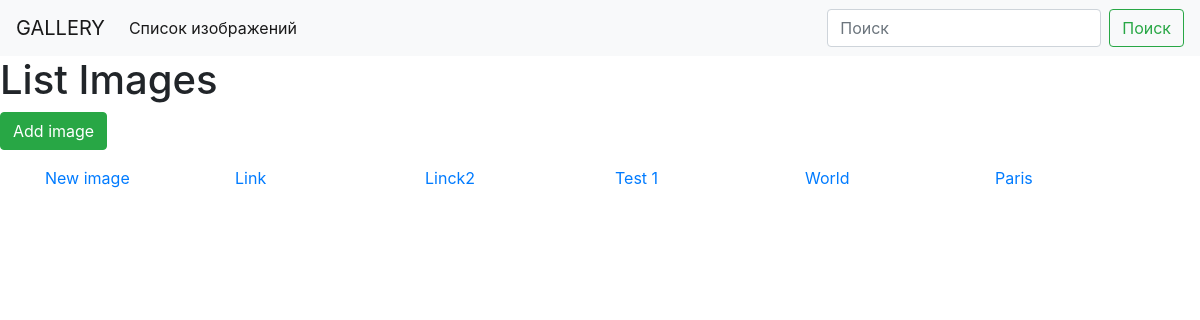
The app's page /, older data.
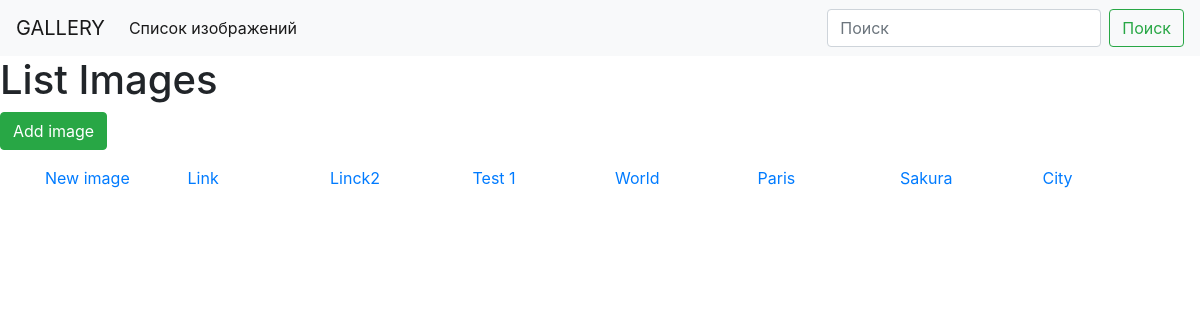
The same page, newer data.
### gallery/models.py (models this page shows, shortened)
class Images(models.Model):
    title = models.CharField("Заголовок", max_length=300)
    image = models.ImageField("Изображение",
                              upload_to='images/',
                              blank=True,
                              width_field='image_width',
                              height_field='image_height'
                              )
    url = models.URLField(blank=True)
    created = models.DateField(auto_now_add=True)
    slug = models.SlugField(max_length=400, db_index=True, unique=True)
    image_width = models.PositiveIntegerField(null=True, blank=True, editable=False, default='600')
    image_height = models.PositiveIntegerField(null=True, blank=True, editable=False, default='600')
    class Meta:
        verbose_name = 'Изображение'
        verbose_name_plural = 'Изображении'
    def __str__(self):
        return self.title

### gallery/views.py (the view)
# urls.py: path("", views.ImagesListView.as_view(), name="image_list"),
class ImagesListView(ListView):
    model = Images
    template_name = 'gallery/image_list.html'
    context_object_name = 'images_list'

### gallery/templates/gallery/image_list.html
{% extends "base.html" %}
{% block content %}
<h1>List Images</h1>
<p><a href="{% url "created_image" %}" class=" btn btn-success">Add image</a></p>
<div class="container">
    <div class="row">
        {% for images in images_list %}
        <div class="col-sm">
            <a href="{% url 'detail_image' images.id %}">{{ images }}</a>
        </div>
        {% endfor %}
    </div>
</div>
{% endblock %}

### gallery/templates/base.html (shortened to what this page needs)
{% load static %}
<!DOCTYPE html>
<html>
  <head>
    <link rel="stylesheet" href="https://cdn.jsdelivr.net/npm/bootstrap@4.5.3/dist/css/bootstrap.min.css">
  </head>
<body>
<nav class="navbar navbar-expand-lg navbar-light bg-light">
  <a class="navbar-brand" href="{% url "image_list" %}">GALLERY</a>
  <div class="collapse navbar-collapse" id="navbarSupportedContent">
    <ul class="navbar-nav mr-auto">
      <li class="nav-item active">
        <a class="nav-link" href="{% url "image_list" %}">Список изображений<span class="sr-only">(current)</span></a>
      </li>
    </ul>
    <form class="form-inline my-2 my-lg-0">
      <input class="form-control mr-sm-2" type="search" placeholder="Поиск" aria-laibel="Search">
      <button class="btn btn-outline-success my-2 my-sm-0" type="submit">Поиск</button>
    </form>
  </div>
</nav>
<div class="content">
  {% block content %}{% endblock %}
</div>
</body>

Row changes from the older to the newer data that the page shows:
added Images: title "Sakura"
added Images: title "City"
